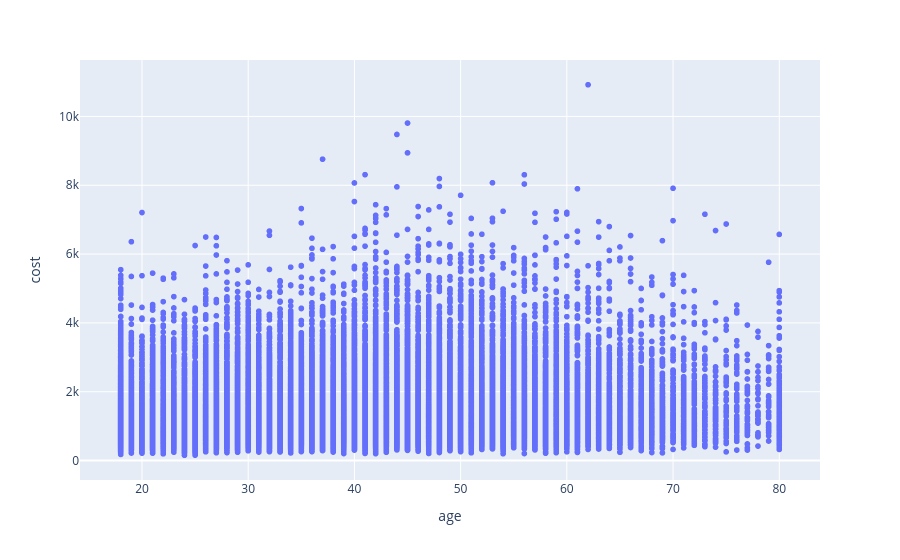

Notebook code for this chart:
### Code cell
px.scatter(train, x="age", y="cost")

### Figure 1 — Plotly figure (JSON) as saved in the notebook; plotly's stock layout.template omitted (floating-point values rounded to 4 significant figures; data arrays with more than 128 entries replaced by an {"elided": "..."} marker saying what was removed)
{"data": [{"hovertemplate": "age=%{x}<br>cost=%{y}<extra></extra>", "legendgroup": "", "marker": {"color": "#636efa", "symbol": "circle"}, "mode": "markers", "name": "", "showlegend": false, "x": {"elided": "40000 int values"}, "xaxis": "x", "y": {"elided": "40000 float values"}, "yaxis": "y", "type": "scattergl"}], "layout": {"xaxis": {"anchor": "y", "domain": [0.0, 1.0], "title": {"text": "age"}}, "yaxis": {"anchor": "x", "domain": [0.0, 1.0], "title": {"text": "cost"}}, "legend": {"tracegroupgap": 0}, "margin": {"t": 60}}}
